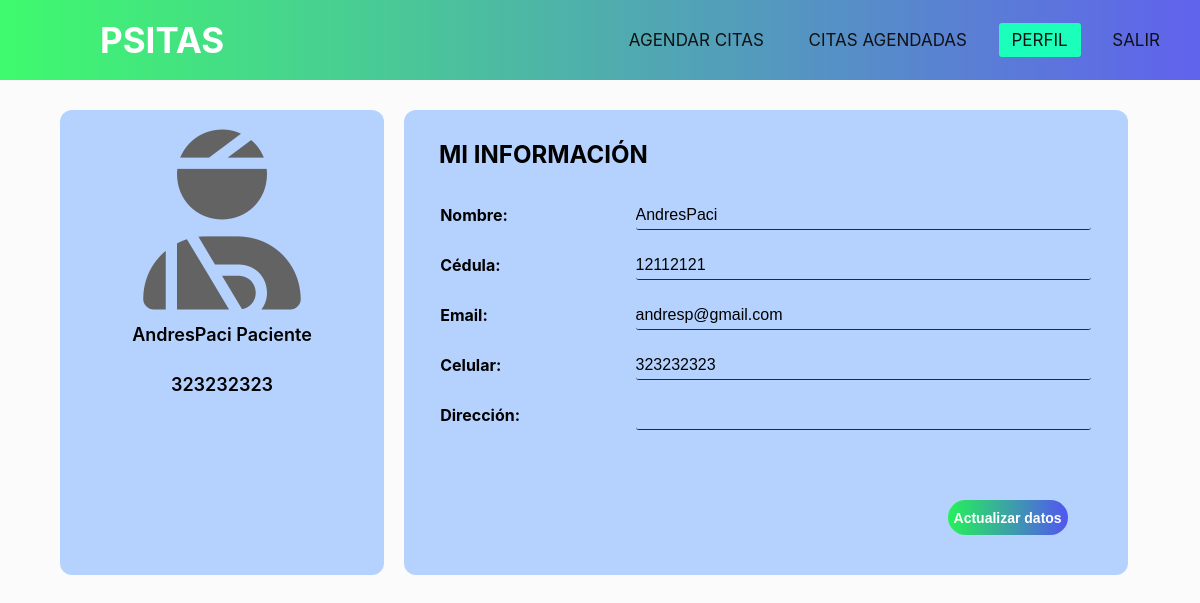
The page /paciente-perfil.php (signed in) on the database as committed earlier.
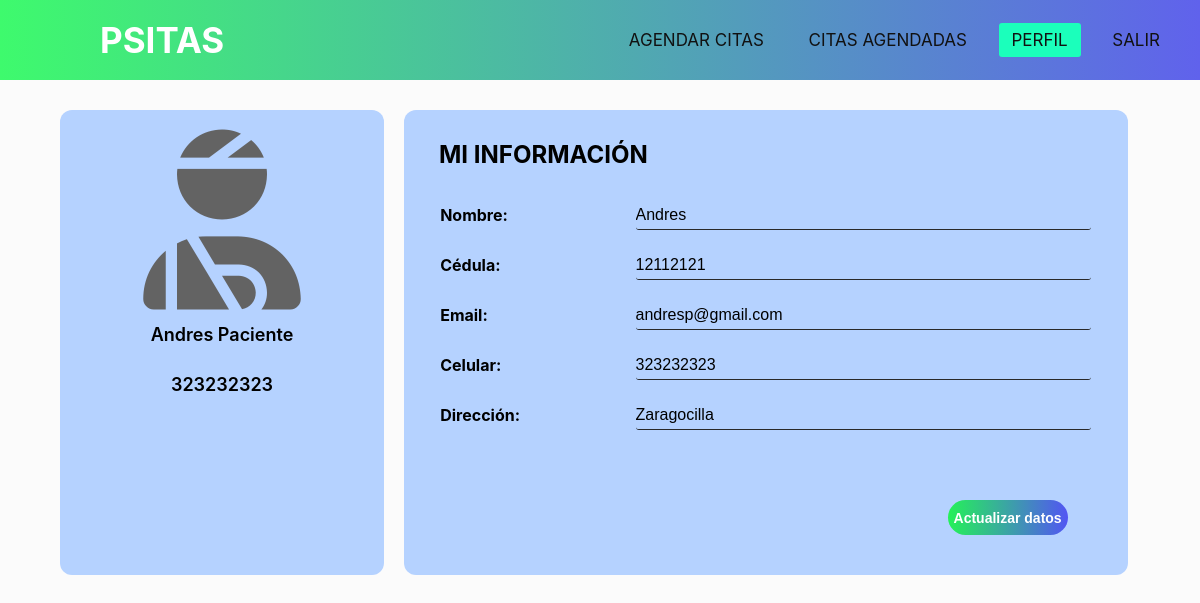
The same page on the database as committed later.
### tables this page shows
CREATE TABLE `usuarios` (
  `id` int(11) NOT NULL,
  `nombre` varchar(50) NOT NULL,
  `apellido` varchar(50) NOT NULL,
  `correo` varchar(50) NOT NULL,
  `contrasena` varchar(50) NOT NULL,
  `telefono` bigint(20) NOT NULL,
  `cedula` int(10) NOT NULL,
  `direccion` varchar(255) DEFAULT NULL,
  `tipo_u` int(1) NOT NULL DEFAULT 1
);

### paciente-perfil.php (the view, shortened to what this page needs)
<?php
include("php/conexion.php");
$id_paciente = $_SESSION['id_paciente'];
$sql = "SELECT * FROM usuarios WHERE id = '$id_paciente'";
$ejecutar = $conexion ->query($sql);
$row = $ejecutar->fetch_assoc();
?>
<!DOCTYPE html>
<html lang="en">
<head>
    <link rel="stylesheet" href="estilos/terapeuta-perfil.css">
</head>
<body>
    <nav>
        <label class="logo"><a href="login.php">PSITAS</a></label>
        <ul>
            <li><a href="paciente-citas.php">AGENDAR CITAS</a></li>
            <li><a href="citas-agendadas.php">CITAS AGENDADAS</a></li>
            <li><a class="active" href="paciente-perfil.php">PERFIL</a></li>
            <li><a href="php/salir.php">SALIR</a></li>
        </ul>
        <div class="flex-container">
            <div class="container-card">
                <i class="fas fa-user-injured fa-10x" style="color: rgb(99, 99, 99)"></i>
                <p> <?php
                    $nombreComp = $row['nombre']." ". $row['apellido'];
                    echo $nombreComp ?>
                </p>
                <p> <?php echo utf8_decode($row['telefono']) ?> </p>
            </div>
            <form class="container-info" action="php/modificar-paciente.php" method="POST">
                <h2>MI INFORMACIÓN</h2>
                <div><b class="nombre">Nombre:</b><input name="nombre" value="<?php echo $row['nombre']; ?>"
                        disabled></input></div>
                <div><b>Cédula:</b><input name="cedula" value="<?php echo $row['cedula']; ?>" disabled></div>
                <div><b class="email">Email:</b><input type="email" name="correo" required
                        value="<?php echo $row['correo']; ?>"></input></div>
                <div><b class="celular">Celular:</b><input name="telefono" value="<?php echo $row['telefono']; ?>"
                        maxlength="15"></input></div>
                <div><b class="direccion">Dirección:</b><input name="direccion"
                        value="<?php echo $row['direccion']; ?>"></input></div>
                <input class="editar-info" type="submit" value="Actualizar datos">
            </form>
        </div>
    </nav>
</body>
</html>

### estilos/terapeuta-perfil.css (style rules this page uses)
:root { --color_empresa:#b5d2ff; --color_fondo: linear-gradient(to right, rgb(62, 250, 109),rgb(96, 98, 236)); --color_fondo_hover: linear-gradient(to right, rgb(5, 218, 58),rgb(47, 50, 219)); }
* { padding: 0; margin: 0; box-sizing: border-box; list-style: none; text-decoration: none; }
body { font-family: -apple-system, BlinkMacSystemFont, 'Segoe UI', Roboto, Oxygen, Ubuntu, Cantarell, 'Open Sans', 'Helvetica Neue', sans-serif; background: rgba(238, 238, 238, 0.226); }
nav { background: var(--color_fondo); height: 80px; width: 100%; }
label.logo { color: white; font-size: 35px; line-height: 80px; padding: 0 100px; font-weight: bold; }
label.logo a { color: rgb(255, 255, 255); }
nav ul { float: right; margin-right: 20px; }
nav ul li { display: inline-block; line-height: 80px; margin: 0 7px; }
nav ul li a { color: rgb(17, 17, 17); font-size: 17px; padding: 7px 13px; border-radius: 3px; text-transform: uppercase; }
a.active,a:hover { background: #1bffbb; transition: .5s }
.flex-container { display: flex; width: 90%; max-width: 1300px; margin-top: 20px; flex-wrap: wrap; justify-content: left; gap: 20px; margin: auto; margin-top: 30px; margin-bottom: 30px; height: flex-start ; }
.container-card { background: var(--color_empresa); width: 300px; text-align: center; line-height: 50px; padding-bottom: 30px; padding-top: 20px; border-radius: 12px; font-size: large; font-weight: 600; width: 30%; min-width: 304px; height: auto; }
.container-info { width: 300px; background:var(--color_empresa); width: calc(67%); border-radius: 12px; height: auto; line-height: 50px; }
.container-info h2 { padding-top: 10px; margin-left: 35px; margin-top: 10px; margin-bottom: 10px; }
.container-info div { margin: auto; width: 90%; display: flex; align-items: center; }
.container-info div input { display: inline-block; width: 70%; height: 30px; background: transparent; border: none; border-bottom: solid 1px rgb(41, 41, 41); color: rgb(0, 0, 0); border-radius: 3px; max-width: 480px; font-size: 16px; }
.container-info div b { width: 30%; }
.editar-info { float: right; margin-right: 60px; margin-top: 60px; margin-bottom: 40px; height: 30px; width: 120px; background: linear-gradient(to right, rgb(37, 241, 88),rgb(82, 85, 243)); border: none; border-radius: 20px; color: rgb(255, 255, 255); font-weight: 550; font-size: 14px; height: 35px; }

Rows that differ between the two databases and show on the page:
changed usuarios "andresp@gmail.com": nombreComp "AndresPaci Paciente" → "Andres Paciente"; nombre "AndresPaci" → "Andres"; direccion (not shown) → "Zaragocilla"
